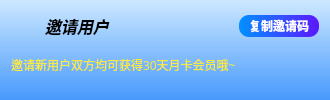
            <widget class="QWidget" name="widget_area_user_invite_bg" native="true">
             <property name="minimumSize">
              <size>
               <width>330</width>
               <height>0</height>
              </size>
             </property>
             <property name="maximumSize">
              <size>
               <width>330</width>
               <height>250</height>
              </size>
             </property>
             <property name="styleSheet">
              <string notr="true">background-color: qlineargradient(x1:0, y1:0, x2:0, y2:1,stop:0 rgb(205, 232, 255), stop:1 rgb(71, 153, 253));</string>
             </property>
             <layout class="QGridLayout" name="gridLayout_14">
              <property name="spacing">
               <number>0</number>
              </property>
              <item row="0" column="0">
               <layout class="QVBoxLayout" name="verticalLayout_19">
                <property name="spacing">
                 <number>0</number>
                </property>
                <item>
                 <layout class="QHBoxLayout" name="horizontalLayout_23">
                  <property name="spacing">
                   <number>0</number>
                  </property>
                  <item>
                   <layout class="QVBoxLayout" name="verticalLayout_20">
                    <item>
                     <layout class="QHBoxLayout" name="horizontalLayout_24">
                      <item>
                       <widget class="QLabel" name="label_area_user_invite_icon">
                        <property name="minimumSize">
                         <size>
                          <width>30</width>
                          <height>30</height>
                         </size>
                        </property>
                        <property name="maximumSize">
                         <size>
                          <width>30</width>
                          <height>30</height>
                         </size>
                        </property>
                        <property name="styleSheet">
                         <string notr="true">border-radius: 65px;
background-color: rgba(255, 255, 255, 0);</string>
                        </property>
                        <property name="text">
                         <string/>
                        </property>
                        <property name="scaledContents">
                         <bool>true</bool>
                        </property>
                       </widget>
                      </item>
                      <item>
                       <widget class="QLabel" name="label_user_login_invite_title">
                        <property name="font">
                         <font>
                          <family>思源黑体</family>
                          <pointsize>12</pointsize>
                          <italic>true</italic>
                          <bold>true</bold>
                         </font>
                        </property>
                        <property name="styleSheet">
                         <string notr="true">border: 0px solid #FF8D16;
border-radius: 0px;
background-color: rgba(0, 0, 0, 0);
color: rgb(0, 0, 0);</string>
                        </property>
                        <property name="text">
                         <string> 邀请用户</string>
                        </property>
                        <property name="alignment">
                         <set>Qt::AlignLeading|Qt::AlignLeft|Qt::AlignVCenter</set>
                        </property>
                       </widget>
                      </item>
                     </layout>
                    </item>
                   </layout>
                  </item>
                  <item>
                   <spacer name="horizontalSpacer_22">
                    <property name="orientation">
                     <enum>Qt::Horizontal</enum>
                    </property>
                    <property name="sizeHint" stdset="0">
                     <size>
                      <width>40</width>
                      <height>20</height>
                     </size>
                    </property>
                   </spacer>
                  </item>
                  <item>
                   <widget class="QPushButton" name="push_button_area_user_invite_code">
                    <property name="minimumSize">
                     <size>
                      <width>80</width>
                      <height>22</height>
                     </size>
                    </property>
                    <property name="font">
                     <font>
                      <family>思源黑体</family>
                      <pointsize>9</pointsize>
                      <bold>true</bold>
                     </font>
                    </property>
                    <property name="styleSheet">
                     <string notr="true">QPushButton {
border-radius:10px;
background-color: qlineargradient(x1:0, y1:0, x2:1, y2:0,stop:0 rgb(0, 145, 255), stop:1 rgb(92, 22, 255));
color: white;
}
QPushButton:hover {
background-color: qlineargradient(x1:1, y1:0, x2:0, y2:0,stop:0 rgb(0, 145, 255), stop:1 rgb(92, 22, 255));
}</string>
                    </property>
                    <property name="text">
                     <string>复制邀请码</string>
                    </property>
                   </widget>
                  </item>
                 </layout>
                </item>
                <item>
                 <widget class="QLabel" name="label_area_user_invite_info">
                  <property name="font">
                   <font>
                    <family>思源黑体</family>
                    <pointsize>9</pointsize>
                    <bold>false</bold>
                    <kerning>false</kerning>
                   </font>
                  </property>
                  <property name="styleSheet">
                   <string notr="true">border: 0px solid #FF8D16;
border-radius: 0px;
background-color: rgba(0, 0, 0, 0);
color: qlineargradient(x1:0, y1:0, x2:1, y2:0,stop:0 rgb(255, 178, 0), stop:1 rgb(254, 232, 67));</string>
                  </property>
                  <property name="text">
                   <string>邀请新用户双方均可获得30天月卡会员哦~</string>
                  </property>
                 </widget>
                </item>
               </layout>
              </item>
             </layout>
            </widget>
